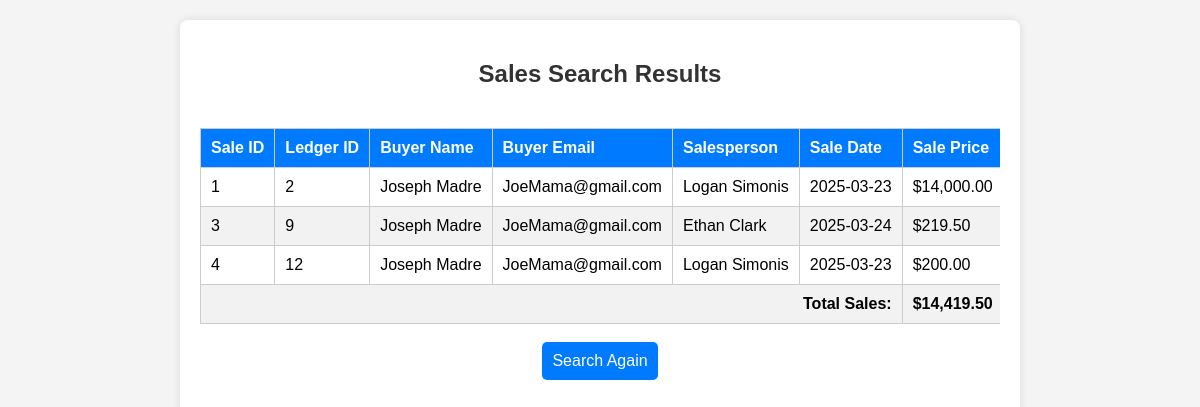
/atsv2/sales_search_results.php?BuyerName=Joseph, run on the app's committed database.
### tables this page shows
CREATE TABLE `salesrecord` (
  `SaleID` int(11) NOT NULL,
  `LedgerID` int(11) NOT NULL,
  `SalesPersonID` int(11) DEFAULT NULL,
  `BuyerName` varchar(255) DEFAULT NULL,
  `SaleDate` date DEFAULT NULL,
  `SalePrice` decimal(10,2) DEFAULT NULL,
  `buyer_id` int(11) DEFAULT NULL
);

CREATE TABLE `buyer` (
  `buyer_id` int(11) NOT NULL,
  `first_name` varchar(100) DEFAULT NULL,
  `last_name` varchar(100) DEFAULT NULL,
  `email` varchar(100) DEFAULT NULL,
  `phone_number` varchar(20) DEFAULT NULL
);

CREATE TABLE `salesperson` (
  `SalesPersonID` int(11) NOT NULL,
  `SalesPersonName` varchar(50) NOT NULL
);

### atsv2/sales_search_results.php (the view, shortened to what this page needs)
<?php
$servername = "localhost";
$username = "root";
$password = "";
$dbname = "atsv2";
$conn = new mysqli($servername, $username, $password, $dbname);
$conditions = [];
$params = [];
$types = "";
if (!empty($_GET['BuyerName'])) {
    $conditions[] = "(b.first_name LIKE ? OR b.last_name LIKE ?)";
    $types .= "ss";
    $nameParam = "%" . $_GET['BuyerName'] . "%";
    $params[] = $nameParam;
    $params[] = $nameParam;
}
$sql = "
    SELECT s.SaleID, s.LedgerID, s.SaleDate, s.SalePrice,
           sp.SalesPersonName, b.first_name, b.last_name, b.email AS BuyerEmail
    FROM salesrecord s
    LEFT JOIN salesperson sp ON s.SalesPersonID = sp.SalesPersonID
    LEFT JOIN buyer b ON s.buyer_id = b.buyer_id
";
if (!empty($conditions)) {
    $sql .= " WHERE " . implode(" AND ", $conditions);
}
$stmt = $conn->prepare($sql);
if (!empty($params)) {
    $stmt->bind_param($types, ...$params);
}
$stmt->execute();
$result = $stmt->get_result();
$total = 0;
foreach ($result as $r) $total += $r['SalePrice'];
$result->data_seek(0);
?>
<!DOCTYPE html>
<html lang="en">
<head>
<link rel="stylesheet" href="styles.css">
</head>
<body>
<div class="container">
<h2>Sales Search Results</h2>
<div class="table-container">
<table>
<thead>
<tr>
<th>Sale ID</th>
<th>Ledger ID</th>
<th>Buyer Name</th>
<th>Buyer Email</th>
<th>Salesperson</th>
<th>Sale Date</th>
<th>Sale Price</th>
</tr>
</thead>
<tbody>
<?php if ($result->num_rows > 0): ?>
<?php while ($row = $result->fetch_assoc()): ?>
<tr>
<td><?= $row['SaleID'] ?></td>
<td><?= $row['LedgerID'] ?></td>
<td><?= htmlspecialchars(trim($row['first_name'] . ' ' . $row['last_name'])) ?></td>
<td><?= htmlspecialchars($row['BuyerEmail']) ?></td>
<td><?= htmlspecialchars($row['SalesPersonName'] ?? 'N/A') ?></td>
<td><?= htmlspecialchars($row['SaleDate']) ?></td>
<td>$<?= number_format($row['SalePrice'], 2) ?></td>
</tr>
<?php endwhile; ?>
<tr style="font-weight: bold; background-color: #f2f2f2;">
<td colspan="6" style="text-align: right;">Total Sales:</td>
<td>$<?= number_format($total, 2) ?></td>
</tr>
<?php else: ?>
<tr><td colspan="7">No results found.</td></tr>
<?php endif; ?>
</tbody>
</table>
<br>
<button onclick="window.location.href='sales_search_form.php'">Search Again</button>
</div>
</div>
</body>
</html>

### atsv2/styles.css (style rules this page uses)
body { font-family: Arial, sans-serif; background-color: #f4f4f4; margin: 0; padding: 0; height: 100vh; display: flex; justify-content: center; align-items: center; overflow: hidden; }
.container { background: white; padding: 20px; border-radius: 8px; box-shadow: 0 0 10px rgba(0, 0, 0, 0.1); width: 90%; max-width: 800px; text-align: center; display: flex; flex-direction: column; height: 90vh; overflow: hidden; }
h2 { color: #333; flex-shrink: 0; }
input, select, button { padding: 10px; border: 1px solid #ccc; border-radius: 5px; font-size: 16px; }
button { background-color: #007bff; color: white; cursor: pointer; border: none; }
.table-container { max-height: 60vh; overflow-y: auto; overflow-x: auto; width: 100%; }
table { width: 100%; border-collapse: collapse; margin-top: 20px; display: block; overflow-x: auto; }
table th, table td { border: 1px solid #ccc; padding: 10px; text-align: left; white-space: nowrap; }
table th { background-color: #007bff; color: white; }
table tr:nth-child(even) { background-color: #f2f2f2; }

### data on the page
salesrecord: SaleID "1", LedgerID "2", buyer.last_name "Joseph Madre", buyer.email "JoeMama@gmail.com", SalesPersonID.SalesPersonName "Logan Simonis", SaleDate "2025-03-23", SalePrice "14,000.00"
salesrecord: SaleID "3", LedgerID "9", buyer.last_name "Joseph Madre", buyer.email "JoeMama@gmail.com", SalesPersonID.SalesPersonName "Ethan Clark", SaleDate "2025-03-24", SalePrice "219.50"
salesrecord: SaleID "4", LedgerID "12", buyer.last_name "Joseph Madre", buyer.email "JoeMama@gmail.com", SalesPersonID.SalesPersonName "Logan Simonis", SaleDate "2025-03-23", SalePrice "200.00"

### other printed values
$total "14,419.50"
